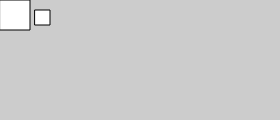
Frame 1 (no input)
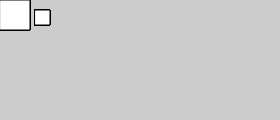
Frame 60 (no input)
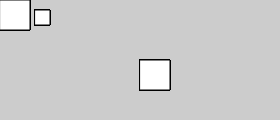
Frame 120 (the mouse pressed at the canvas centre since frame 60)

The p5.js sketch that drew these frames (run headless with seeded random() and noise() and a simulated clock; from frame 60 on, the mouse is pressed at the canvas centre):

// p5.js sketch
// ── sketch.js

function setup() {
  createCanvas(280, 120);
  background(204);
}

function draw() {
  push();
  translate(mouseX, mouseY);
  rect(0, 0, 30, 30);
  pop();
  translate(35, 10);
  rect(0, 0, 15, 15);
}

// https://editor.p5js.org/jht1493/sketches/6vFu9X3jD
// Ex_06_10 Isolating Transformations

// https://github.com/lmccart/gswp5.js-code/blob/master/06_Transform/Ex_06_10.js
